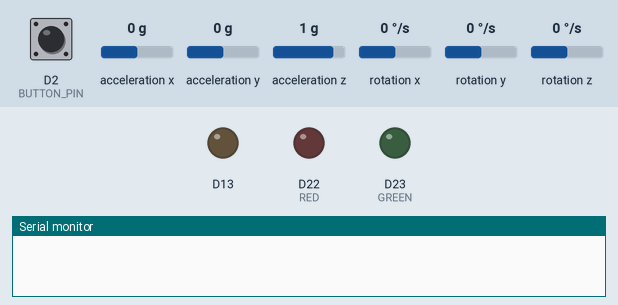
Simulated run of this sketch. Board: Arduino Nano 33 BLE. On the bench: output pins drawn as LEDs (lit = HIGH), the last lines printed to the serial monitor. The inputs (shaded band) are chosen by the test bench; at power-on: D2 (BUTTON_PIN) LOW, acceleration x 0 g, acceleration y 0 g, acceleration z 1 g, rotation x 0 °/s, rotation y 0 °/s, rotation z 0 °/s.

Above: at 1.2 s.
1.3 s: D2 (BUTTON_PIN) pulled HIGH for 0.15 s
At 2.4 s:
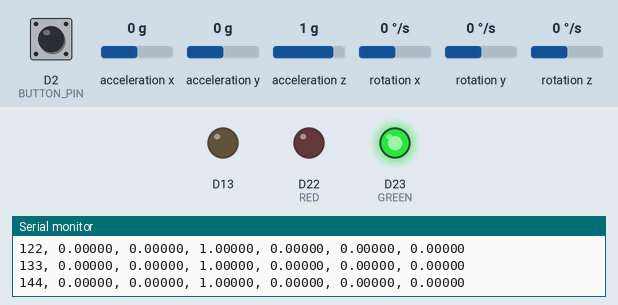
2.9 s: D2 (BUTTON_PIN) pulled HIGH for 3.2 s
At 4.0 s:
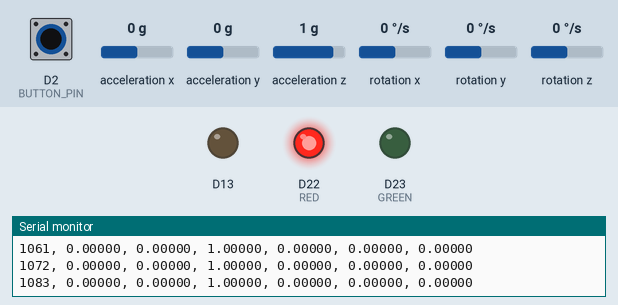
Timing chart, 0 to 7.6 s (numbered marks = the images above; inputs shaded):
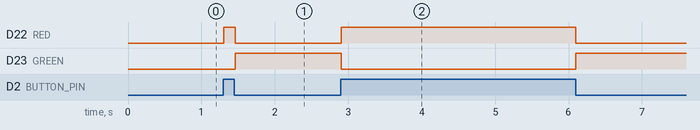

The sketch:

Time_and_Acceleration_Data_Collection.ino
```cpp
// Much Credit to Miguelcmaramara on Github for this code!

/**
 * Libraries and outside files
 */
#include <Arduino_LSM9DS1.h>


#define GREEN 23
#define RED 22
unsigned int numData = 0;
const unsigned int INPUT_LENGTH = 1000;
const unsigned int BUTTON_PIN = 2;
unsigned long t = 0;
float xIn [INPUT_LENGTH]; //Takes from IMU assigns to array
float yIn [INPUT_LENGTH];
float zIn [INPUT_LENGTH];
float tIn [INPUT_LENGTH];
float gx [INPUT_LENGTH]; //gyroscope data from IMU assigns to array
float gy [INPUT_LENGTH];
float gz [INPUT_LENGTH];
int delayTime = 10;

int i;
/*****************************************
 * SETUP
 ****************************************/
void setup() {
  // don't miss serial output
  Serial.begin(9600);

  pinMode(BUTTON_PIN, INPUT);
  pinMode(13, OUTPUT);

  pinMode(RED, OUTPUT);
  pinMode(GREEN, OUTPUT);


  // Begin IMU
  if(!IMU.begin()){
    Serial.print("IMU failed to initialize");
  }

}

void loop() {
  if(digitalRead(BUTTON_PIN) == HIGH && IMU.accelerationAvailable() && IMU.gyroscopeAvailable()){
    //Serial.println("in switch loop");
    Serial.print("Time");
    Serial.print(", ");
    Serial.print("Ax");
    Serial.print(", ");
    Serial.print("Ay");
    Serial.print(", ");
    Serial.print("Az");
    Serial.print(", ");
    Serial.print("Gx");
    Serial.print(", ");
    Serial.print("Gy");
    Serial.print(", ");
    Serial.println("Gz");
    t = millis();
    numData = 0;
    while(digitalRead(BUTTON_PIN) == HIGH && numData < INPUT_LENGTH){
      //digitalWrite(13, HIGH);
      digitalWrite(RED, HIGH);
      digitalWrite(GREEN, LOW);

      //Data collection
      IMU.readAcceleration(xIn[numData],yIn[numData],zIn[numData]);
      IMU.readGyroscope(gx[numData], gy[numData], gz[numData]);

      //prints out x, y, z, values in each row due to Serial.print() function constraints
      Serial.print(millis() - t);
      Serial.print(", ");
      Serial.print(xIn[numData], 5);
      Serial.print(", ");
      Serial.print(yIn[numData], 5);
      Serial.print(", ");
      Serial.print(zIn[numData], 5);
      Serial.print(", ");
      Serial.print(gx[numData], 5);
      Serial.print(", ");
      Serial.print(gy[numData], 5);
      Serial.print(", ");
      Serial.println(gz[numData], 5);

      tIn[numData] = (float) (millis()-t);

      numData++;
      delay(delayTime);

    }
    digitalWrite(GREEN, HIGH);
    digitalWrite(RED, LOW);

  }
  delay(delayTime);

}


/**
 *
 *  Linear interpolation functions
 *
 */


void printArr(String label, float arr[], unsigned int arrSize ){
  Serial.println(label);

  Serial.print("[ ");
  for(int i = 0; i < arrSize; i++){


    Serial.print(arr[i],5);
    if(i != arrSize - 1) Serial.print(", ");

  }
  Serial.println("]");
  /*
  for(int i = 0; i < arrSize/2; i++){
    Serial.print(i);
    Serial.print(": ");
    Serial.print(arr[i],5);
    Serial.print("        ");
    Serial.print(i + arrSize/2);
    Serial.print(": ");
    Serial.println(arr[i+arrSize/2],5);
  }
*/
  Serial.println("done\n\n");
}
```

Measured:
- after the input at 1.3 s, D22 (RED): LOW → HIGH at once, → LOW 0.15 s later; D23 (GREEN): LOW → HIGH after 0.16 s
- after the input at 2.9 s, D22 (RED): LOW → HIGH at once, → LOW 3.2 s later; D23 (GREEN): HIGH → LOW at once, → HIGH 3.2 s later
